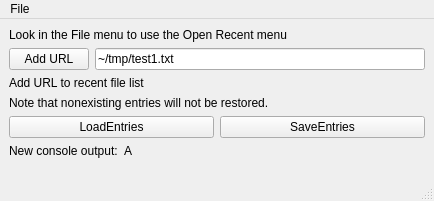
<?xml version="1.0" encoding="UTF-8"?>
<ui version="4.0">
 <class>MainWindow</class>
 <widget class="QMainWindow" name="MainWindow">
  <property name="geometry">
   <rect>
    <x>0</x>
    <y>0</y>
    <width>434</width>
    <height>201</height>
   </rect>
  </property>
  <property name="windowTitle">
   <string>KRecentFilesAction Test</string>
  </property>
  <widget class="QWidget" name="centralwidget">
   <layout class="QVBoxLayout" name="verticalLayout">
    <item>
     <widget class="QLabel" name="label">
      <property name="text">
       <string>Look in the File menu to use the Open Recent menu</string>
      </property>
     </widget>
    </item>
    <item>
     <layout class="QHBoxLayout" name="horizontalLayout">
      <item>
       <widget class="QPushButton" name="pbAddUrl">
        <property name="text">
         <string>Add URL</string>
        </property>
       </widget>
      </item>
      <item>
       <widget class="QLineEdit" name="lineEditUrl">
        <property name="text">
         <string>~/tmp/test1.txt</string>
        </property>
       </widget>
      </item>
     </layout>
    </item>
    <item>
     <widget class="QLabel" name="label_3">
      <property name="text">
       <string>Add URL to recent file list</string>
      </property>
     </widget>
    </item>
    <item>
     <widget class="QLabel" name="label_2">
      <property name="text">
       <string>Note that nonexisting entries will not be restored.</string>
      </property>
     </widget>
    </item>
    <item>
     <layout class="QHBoxLayout" name="horizontalLayout_3">
      <item>
       <widget class="QPushButton" name="pbLoadEntries">
        <property name="text">
         <string>LoadEntries</string>
        </property>
       </widget>
      </item>
      <item>
       <widget class="QPushButton" name="pbSaveEntries">
        <property name="text">
         <string>SaveEntries</string>
        </property>
       </widget>
      </item>
     </layout>
    </item>
    <item>
     <layout class="QHBoxLayout" name="horizontalLayout_2">
      <item>
       <widget class="QLabel" name="label1">
        <property name="sizePolicy">
         <sizepolicy hsizetype="Minimum" vsizetype="Preferred">
          <horstretch>0</horstretch>
          <verstretch>0</verstretch>
         </sizepolicy>
        </property>
        <property name="text">
         <string>New console output:</string>
        </property>
       </widget>
      </item>
      <item>
       <widget class="QLabel" name="labelOutputAvailable">
        <property name="sizePolicy">
         <sizepolicy hsizetype="Preferred" vsizetype="Preferred">
          <horstretch>1</horstretch>
          <verstretch>0</verstretch>
         </sizepolicy>
        </property>
        <property name="text">
         <string>A</string>
        </property>
       </widget>
      </item>
     </layout>
    </item>
    <item>
     <spacer name="verticalSpacer">
      <property name="orientation">
       <enum>Qt::Vertical</enum>
      </property>
      <property name="sizeHint" stdset="0">
       <size>
        <width>20</width>
        <height>40</height>
       </size>
      </property>
     </spacer>
    </item>
   </layout>
  </widget>
  <widget class="QMenuBar" name="menubar">
   <property name="geometry">
    <rect>
     <x>0</x>
     <y>0</y>
     <width>434</width>
     <height>19</height>
    </rect>
   </property>
   <widget class="QMenu" name="menuFile">
    <property name="title">
     <string>File</string>
    </property>
   </widget>
   <addaction name="menuFile"/>
  </widget>
  <widget class="QStatusBar" name="statusbar"/>
 </widget>
 <resources/>
 <connections/>
</ui>
